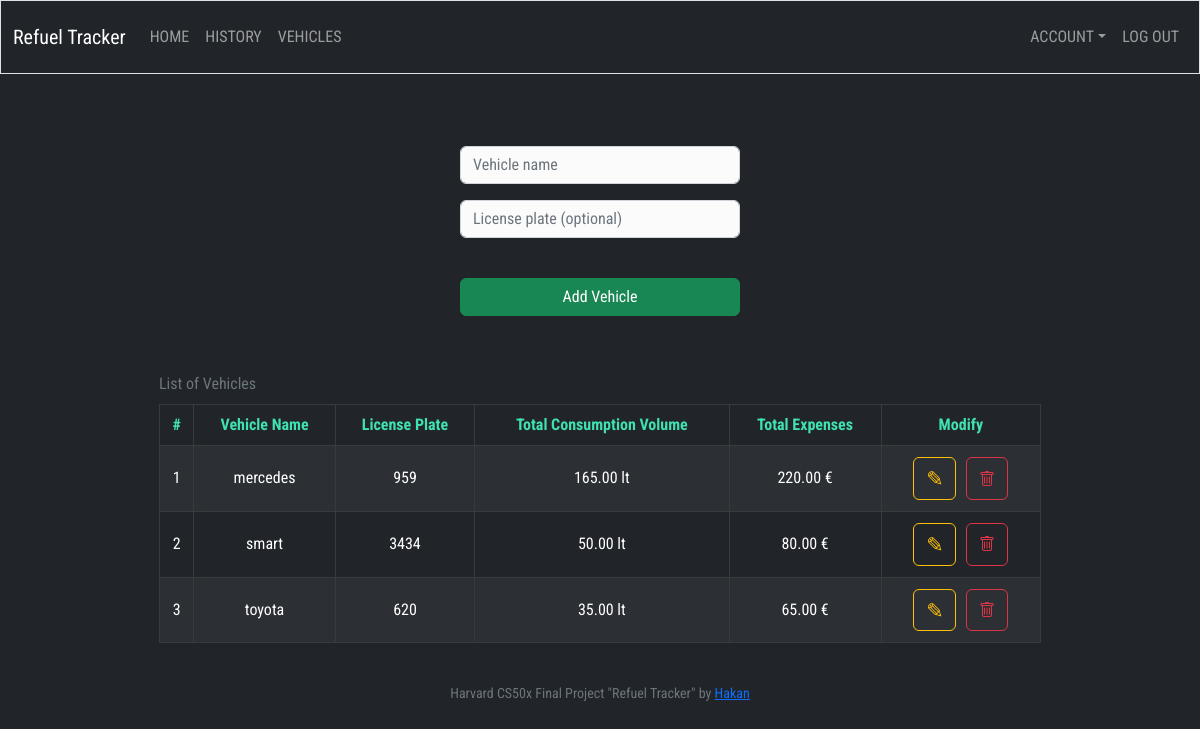
The page /vehicles (signed in) on the database its author committed.
### tables this page shows
CREATE TABLE "vehicles" (
	"id"	INTEGER NOT NULL UNIQUE,
	"name"	TEXT NOT NULL,
	"license_plate"	TEXT,
	"date"	TEXT,
	"user_id"	INTEGER,
	PRIMARY KEY("id" AUTOINCREMENT),
	FOREIGN KEY("user_id") REFERENCES "users"("id")
);

CREATE TABLE "users" (
	"id"	INTEGER NOT NULL UNIQUE,
	"username"	TEXT NOT NULL UNIQUE,
	"hash"	TEXT NOT NULL,
	"currency"	TEXT NOT NULL DEFAULT 'USD - $',
	"distance_unit"	TEXT NOT NULL DEFAULT 'km',
	"volume_unit"	TEXT NOT NULL DEFAULT 'lt',
	PRIMARY KEY("id" AUTOINCREMENT)
);

### app.py (the view, shortened to what this page needs)
@app.route("/vehicles", methods=["GET", "POST"])
@login_required
def vehicles():
    user_db = db.execute(
        "SELECT * FROM users WHERE id=?", session["user_id"])
    currency_symbol = user_db[0]["currency"][-1]
    distance_unit = user_db[0]["distance_unit"]
    volume_unit = user_db[0]["volume_unit"]
    vehicles_db = db.execute(
        "SELECT vehicles.id, vehicles.name, vehicles.license_plate, SUM(volume) AS liters, SUM(total_price) AS expenses FROM vehicles LEFT JOIN refuels ON vehicles.id = refuels.vehicle_id WHERE vehicles.user_id=? GROUP BY vehicles.id ORDER BY vehicles.id", session['user_id'])
    veh_length = len(vehicles_db)
    if request.method == "GET":
        return render_template("vehicles.html", vehicles=vehicles_db, veh_len=veh_length, symbol=currency_symbol, distance_unit=distance_unit, volume_unit=volume_unit)
    else:
        return errorMsg("Sorry, you're not authorized!")

### app.py (called while the page is built)
@app.after_request
def after_request(response):
    response.headers["Cache-Control"] = "no-cache, no-store, must-revalidate"
    response.headers["Expires"] = 0
    response.headers["Pragma"] = "no-cache"
    return response

### helpers.py (called while the page is built)
def cur(value, currency):
    try:
        return f"{value:,.2f} {currency}"
    except:
        return f"TBD"

def login_required(f):
    @wraps(f)
    def decorated_function(*args, **kwargs):
        if session.get("user_id") is None:
            return redirect("/login")
        return f(*args, **kwargs)
    return decorated_function

def vol(value, unit):
    try:
        return f"{value:,.2f} {unit}"
    except:
        return f"TBD"

### templates/vehicles.html (shortened to what this page needs)
{% extends "layout.html" %}
{% block main %}
<form action="/vehicles" autocomplete="off" method="post" class="mt-2">
    <div class="my-3">
        <input class="form-control mx-auto mt-5 mb-3 w-sm-80" type="text" name="vehicle_name" placeholder="Vehicle name"
            required>
    </div>
    <input class="form-control mx-auto my-3 w-sm-80" type="text" name="plate" placeholder="License plate (optional)">
    <button class="btn btn-success mt-4 mb-5 w-sm-80">Add Vehicle</button>
</form>
{% if veh_len > 0 %}
<table class="align-middle caption-top mx-auto table table-bordered table-dark table-striped w-75 w-sm-100">
    <caption>List of Vehicles</caption>
    <thead class="align-middle">
        <tr>
            <th>#</th>
            <th>Vehicle Name</th>
            <th>License Plate</th>
            <th>Total Consumption Volume</th>
            <th>Total Expenses</th>
            <th class="exclude-print">Modify</th>
        </tr>
    </thead>
    <tbody>
        {% for vehicle in vehicles %}
        <tr>
            <td>{{ loop.index }}</td>
            <td>{{ vehicle["name"] }}</td>
            <td>{{ vehicle["license_plate"] }}</td>
            <td> {{ vehicle["liters"] | vol(volume_unit) }} </td>
            <td> {{ vehicle["expenses"] | cur(symbol) }} </td>
            <td class="exclude-print">
                <a class="btn btn-outline-warning modify-button" href="{{ url_for('editVehicle', id=vehicle['id']) }}"
                    name="{{ vehicle['name'] }}"> ✎ </a>
                <button type="button" class="btn btn-outline-danger modify-button" data-bs-toggle="modal"
                    data-bs-target="#deleteModal{{ vehicle['id'] }}">
                </button>
            </td>
        </tr>
        {% endfor %}
    </tbody>
</table>
{% endif %}
{% endblock %}

### static/styles.css (style rules this page uses)
body { font-family: 'Roboto Condensed', sans-serif; }
th { color: #40e1b0; }
input[type="text"], input[type="number"], input[type="password"], input[type="datetime-local"], .form-select { width: 280px; background-color: #fbfbfb; }
.btn { width: 280px; }
.btn.modify-button { height: 42.8px; width: 42.8px; font-size: 1.3rem; margin: 3px; }

### rows shown on the page
vehicles: name "mercedes", license_plate "959", liters|vol "165.00 lt", expenses|cur "220.00 €"
vehicles: name "smart", license_plate "3434", liters|vol "50.00 lt", expenses|cur "80.00 €"
vehicles: name "toyota", license_plate "620", liters|vol "35.00 lt", expenses|cur "65.00 €"
